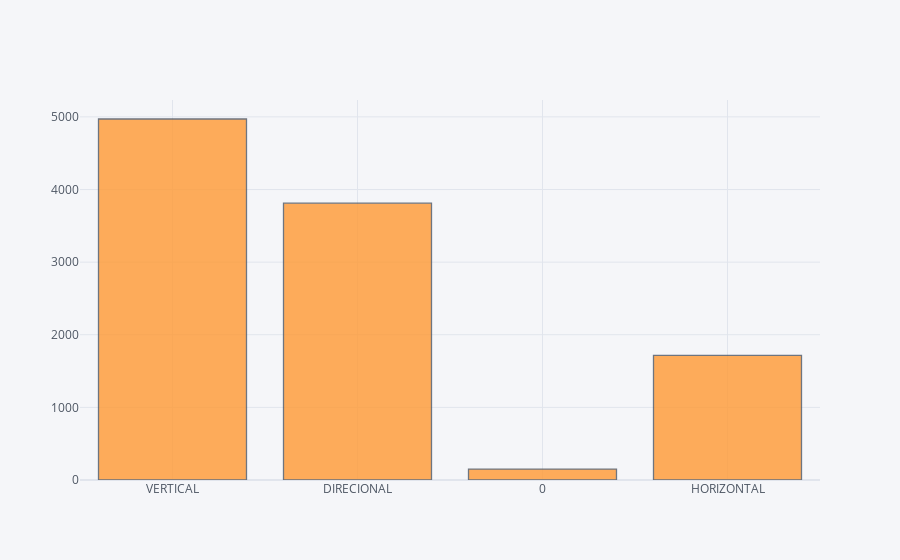

The cell this chart's notebook holds for it:
### Markdown cell above
### 5.2 Gráfigo de Histograma com Ploty
* A utilização dessa ferramenta de visualização de dados do Python é uma maneira de transformar os gráficos mais interativos, pois basta passar o cursor por cima das barras para ter mais informações dos dados.

### Code cell
#Necessário habilitar o modo offline (Se não, entrar com a conta do Chart Studio)
cf.go_offline()

df['Tipo Poço'].iplot(kind='hist')

### Figure 1 — Plotly figure (JSON) as saved in the notebook; plotly's stock layout.template omitted (floating-point values rounded to 4 significant figures; data arrays with more than 128 entries replaced by an {"elided": "..."} marker saying what was removed)
{"data": [{"histfunc": "count", "histnorm": "", "marker": {"color": "rgba(255, 153, 51, 1.0)", "line": {"color": "#4D5663", "width": 1.3}}, "name": "Tipo Poço", "opacity": 0.8, "orientation": "v", "type": "histogram", "x": {"elided": "10649 str values"}}], "layout": {"barmode": "overlay", "legend": {"bgcolor": "#F5F6F9", "font": {"color": "#4D5663"}}, "paper_bgcolor": "#F5F6F9", "plot_bgcolor": "#F5F6F9", "title": {"font": {"color": "#4D5663"}}, "xaxis": {"gridcolor": "#E1E5ED", "showgrid": true, "tickfont": {"color": "#4D5663"}, "title": {"font": {"color": "#4D5663"}, "text": ""}, "zerolinecolor": "#E1E5ED"}, "yaxis": {"gridcolor": "#E1E5ED", "showgrid": true, "tickfont": {"color": "#4D5663"}, "title": {"font": {"color": "#4D5663"}, "text": ""}, "zerolinecolor": "#E1E5ED"}}}
